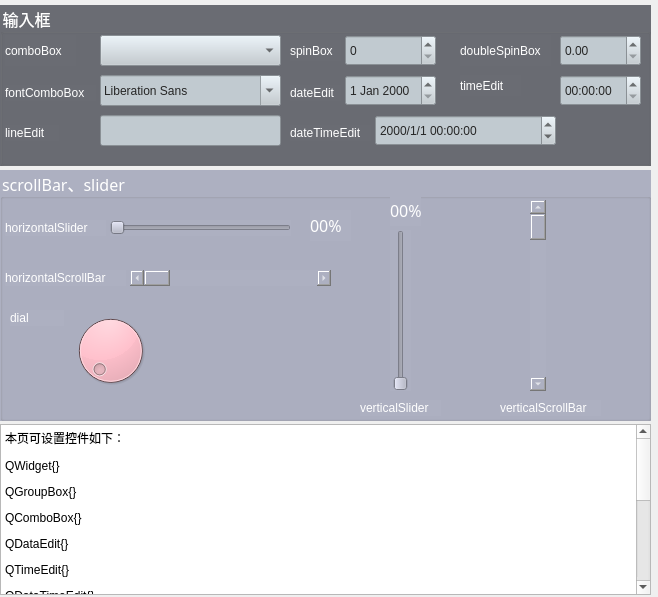
<?xml version="1.0" encoding="UTF-8"?>
<ui version="4.0">
 <class>InputGroup</class>
 <widget class="QWidget" name="InputGroup">
  <property name="geometry">
   <rect>
    <x>0</x>
    <y>0</y>
    <width>658</width>
    <height>597</height>
   </rect>
  </property>
  <property name="sizePolicy">
   <sizepolicy hsizetype="Expanding" vsizetype="Expanding">
    <horstretch>0</horstretch>
    <verstretch>0</verstretch>
   </sizepolicy>
  </property>
  <property name="windowTitle">
   <string>Form</string>
  </property>
  <widget class="QGroupBox" name="groupBox">
   <property name="geometry">
    <rect>
     <x>0</x>
     <y>5</y>
     <width>651</width>
     <height>161</height>
    </rect>
   </property>
   <property name="font">
    <font>
     <family>微软雅黑</family>
     <pointsize>12</pointsize>
    </font>
   </property>
   <property name="styleSheet">
    <string notr="true">color: rgb(255, 255, 255);
background-color: rgb(106, 108, 115);</string>
   </property>
   <property name="title">
    <string>输入框</string>
   </property>
   <widget class="QComboBox" name="comboBox">
    <property name="geometry">
     <rect>
      <x>100</x>
      <y>30</y>
      <width>181</width>
      <height>31</height>
     </rect>
    </property>
    <property name="styleSheet">
     <string notr="true">background-color: rgb(193, 202, 208);
font: 9pt &quot;微软雅黑&quot;;
color: rgb(38, 38, 38);</string>
    </property>
   </widget>
   <widget class="QFontComboBox" name="fontComboBox">
    <property name="geometry">
     <rect>
      <x>100</x>
      <y>70</y>
      <width>181</width>
      <height>31</height>
     </rect>
    </property>
    <property name="styleSheet">
     <string notr="true">background-color: rgb(193, 202, 208);
font: 9pt &quot;微软雅黑&quot;;
color: rgb(38, 38, 38);</string>
    </property>
   </widget>
   <widget class="QLineEdit" name="lineEdit">
    <property name="geometry">
     <rect>
      <x>100</x>
      <y>110</y>
      <width>181</width>
      <height>31</height>
     </rect>
    </property>
    <property name="styleSheet">
     <string notr="true">background-color: rgb(193, 202, 208);
font: 9pt &quot;微软雅黑&quot;;
color: rgb(38, 38, 38);</string>
    </property>
   </widget>
   <widget class="QDoubleSpinBox" name="doubleSpinBox">
    <property name="geometry">
     <rect>
      <x>560</x>
      <y>30</y>
      <width>81</width>
      <height>31</height>
     </rect>
    </property>
    <property name="styleSheet">
     <string notr="true">background-color: rgb(193, 202, 208);
font: 9pt &quot;微软雅黑&quot;;
color: rgb(38, 38, 38);</string>
    </property>
    <property name="decimals">
     <number>2</number>
    </property>
   </widget>
   <widget class="QDateEdit" name="dateEdit">
    <property name="geometry">
     <rect>
      <x>345</x>
      <y>70</y>
      <width>91</width>
      <height>31</height>
     </rect>
    </property>
    <property name="styleSheet">
     <string notr="true">background-color: rgb(193, 202, 208);
font: 9pt &quot;微软雅黑&quot;;
color: rgb(38, 38, 38);</string>
    </property>
   </widget>
   <widget class="QDateTimeEdit" name="dateTimeEdit">
    <property name="geometry">
     <rect>
      <x>375</x>
      <y>110</y>
      <width>181</width>
      <height>31</height>
     </rect>
    </property>
    <property name="styleSheet">
     <string notr="true">background-color: rgb(193, 202, 208);
font: 9pt &quot;微软雅黑&quot;;
color: rgb(38, 38, 38);</string>
    </property>
    <property name="displayFormat">
     <string>yyyy/M/d HH:mm:ss</string>
    </property>
   </widget>
   <widget class="QTimeEdit" name="timeEdit">
    <property name="geometry">
     <rect>
      <x>560</x>
      <y>70</y>
      <width>81</width>
      <height>31</height>
     </rect>
    </property>
    <property name="styleSheet">
     <string notr="true">background-color: rgb(193, 202, 208);
font: 9pt &quot;微软雅黑&quot;;
color: rgb(38, 38, 38);</string>
    </property>
    <property name="displayFormat">
     <string>HH:mm:ss</string>
    </property>
   </widget>
   <widget class="QSpinBox" name="spinBox">
    <property name="geometry">
     <rect>
      <x>345</x>
      <y>30</y>
      <width>91</width>
      <height>31</height>
     </rect>
    </property>
    <property name="styleSheet">
     <string notr="true">background-color: rgb(193, 202, 208);
font: 9pt &quot;微软雅黑&quot;;
color: rgb(38, 38, 38);</string>
    </property>
   </widget>
   <widget class="QLabel" name="label_3">
    <property name="geometry">
     <rect>
      <x>5</x>
      <y>30</y>
      <width>71</width>
      <height>31</height>
     </rect>
    </property>
    <property name="text">
     <string>comboBox</string>
    </property>
   </widget>
   <widget class="QLabel" name="label_4">
    <property name="geometry">
     <rect>
      <x>5</x>
      <y>80</y>
      <width>91</width>
      <height>16</height>
     </rect>
    </property>
    <property name="text">
     <string>fontComboBox</string>
    </property>
   </widget>
   <widget class="QLabel" name="label_5">
    <property name="geometry">
     <rect>
      <x>5</x>
      <y>120</y>
      <width>54</width>
      <height>16</height>
     </rect>
    </property>
    <property name="text">
     <string>lineEdit</string>
    </property>
   </widget>
   <widget class="QLabel" name="label_6">
    <property name="geometry">
     <rect>
      <x>290</x>
      <y>35</y>
      <width>51</width>
      <height>21</height>
     </rect>
    </property>
    <property name="text">
     <string>spinBox</string>
    </property>
   </widget>
   <widget class="QLabel" name="label_7">
    <property name="geometry">
     <rect>
      <x>290</x>
      <y>80</y>
      <width>51</width>
      <height>16</height>
     </rect>
    </property>
    <property name="text">
     <string>dateEdit</string>
    </property>
   </widget>
   <widget class="QLabel" name="label_8">
    <property name="geometry">
     <rect>
      <x>290</x>
      <y>120</y>
      <width>81</width>
      <height>16</height>
     </rect>
    </property>
    <property name="text">
     <string>dateTimeEdit</string>
    </property>
   </widget>
   <widget class="QLabel" name="label_9">
    <property name="geometry">
     <rect>
      <x>460</x>
      <y>30</y>
      <width>91</width>
      <height>31</height>
     </rect>
    </property>
    <property name="text">
     <string>doubleSpinBox</string>
    </property>
   </widget>
   <widget class="QLabel" name="label_10">
    <property name="geometry">
     <rect>
      <x>460</x>
      <y>70</y>
      <width>61</width>
      <height>21</height>
     </rect>
    </property>
    <property name="text">
     <string>timeEdit</string>
    </property>
   </widget>
  </widget>
  <widget class="QGroupBox" name="groupBox_2">
   <property name="geometry">
    <rect>
     <x>0</x>
     <y>170</y>
     <width>651</width>
     <height>251</height>
    </rect>
   </property>
   <property name="font">
    <font>
     <family>微软雅黑</family>
     <pointsize>12</pointsize>
    </font>
   </property>
   <property name="styleSheet">
    <string notr="true">background-color: rgb(173, 176, 193);
color: rgb(255, 255, 255);</string>
   </property>
   <property name="title">
    <string>scrollBar、slider</string>
   </property>
   <widget class="QScrollBar" name="horizontalScrollBar">
    <property name="geometry">
     <rect>
      <x>130</x>
      <y>100</y>
      <width>201</width>
      <height>16</height>
     </rect>
    </property>
    <property name="orientation">
     <enum>Qt::Orientation::Horizontal</enum>
    </property>
   </widget>
   <widget class="QSlider" name="horizontalSlider">
    <property name="geometry">
     <rect>
      <x>110</x>
      <y>50</y>
      <width>181</width>
      <height>16</height>
     </rect>
    </property>
    <property name="orientation">
     <enum>Qt::Orientation::Horizontal</enum>
    </property>
   </widget>
   <widget class="QSlider" name="verticalSlider">
    <property name="geometry">
     <rect>
      <x>390</x>
      <y>60</y>
      <width>21</width>
      <height>161</height>
     </rect>
    </property>
    <property name="orientation">
     <enum>Qt::Orientation::Vertical</enum>
    </property>
   </widget>
   <widget class="QScrollBar" name="verticalScrollBar">
    <property name="geometry">
     <rect>
      <x>530</x>
      <y>30</y>
      <width>16</width>
      <height>191</height>
     </rect>
    </property>
    <property name="orientation">
     <enum>Qt::Orientation::Vertical</enum>
    </property>
   </widget>
   <widget class="QDial" name="dial">
    <property name="geometry">
     <rect>
      <x>50</x>
      <y>140</y>
      <width>121</width>
      <height>81</height>
     </rect>
    </property>
    <property name="styleSheet">
     <string notr="true">QDial {
    /* 整体背景 */
    background: pink;
    border: 2px solid #606060;
    border-radius: 50%;  /* 圆形 */
    width: 80px;
    height: 80px;
}

QDial::groove {
    /* 凹槽样式（刻度背景） */
    background: qradialgradient(
        cx: 0.5, cy: 0.5,
        radius: 0.5,
        fx: 0.5, fy: 0.5,
        stop: 0.6 #505050,
        stop: 0.8 transparent
    );
    width: 6px;          /* 凹槽宽度 */
    border-radius: 3px;  /* 圆角 */
}

QDial::handle {
    /* 手柄样式 */
    background: qradialgradient(
        cx: 0.5, cy: 0.5,
        radius: 0.4,
        fx: 0.5, fy: 0.5,
        stop: 0.6 #FFFFFF,
        stop: 0.7 #C0C0C0
    );
    width: 16px;
    height: 16px;
    border: 2px solid #808080;
    border-radius: 8px;  /* 圆形 */
}

/* 悬停时手柄颜色 */
QDial::handle:hover {
    background: qradialgradient(
        cx: 0.5, cy: 0.5,
        radius: 0.4,
        fx: 0.5, fy: 0.5,
        stop: 0.6 #E0E0E0,
        stop: 0.7 #A0A0A0
    );
}

/* 按下时手柄颜色 */
QDial::handle:pressed {
    background: qradialgradient(
        cx: 0.5, cy: 0.5,
        radius: 0.4,
        fx: 0.5, fy: 0.5,
        stop: 0.6 #C0C0C0,
        stop: 0.7 #808080
    );
}</string>
    </property>
   </widget>
   <widget class="QLabel" name="label">
    <property name="geometry">
     <rect>
      <x>310</x>
      <y>40</y>
      <width>41</width>
      <height>31</height>
     </rect>
    </property>
    <property name="font">
     <font>
      <family>楷体</family>
      <pointsize>12</pointsize>
     </font>
    </property>
    <property name="text">
     <string>00%</string>
    </property>
   </widget>
   <widget class="QLabel" name="label_2">
    <property name="geometry">
     <rect>
      <x>390</x>
      <y>25</y>
      <width>31</width>
      <height>31</height>
     </rect>
    </property>
    <property name="font">
     <font>
      <family>楷体</family>
      <pointsize>12</pointsize>
     </font>
    </property>
    <property name="text">
     <string>00%</string>
    </property>
   </widget>
   <widget class="QLabel" name="label_11">
    <property name="geometry">
     <rect>
      <x>5</x>
      <y>50</y>
      <width>101</width>
      <height>16</height>
     </rect>
    </property>
    <property name="text">
     <string>horizontalSlider</string>
    </property>
   </widget>
   <widget class="QLabel" name="label_12">
    <property name="geometry">
     <rect>
      <x>5</x>
      <y>100</y>
      <width>121</width>
      <height>16</height>
     </rect>
    </property>
    <property name="text">
     <string>horizontalScrollBar</string>
    </property>
   </widget>
   <widget class="QLabel" name="label_13">
    <property name="geometry">
     <rect>
      <x>10</x>
      <y>140</y>
      <width>54</width>
      <height>16</height>
     </rect>
    </property>
    <property name="text">
     <string>dial</string>
    </property>
   </widget>
   <widget class="QLabel" name="label_14">
    <property name="geometry">
     <rect>
      <x>360</x>
      <y>230</y>
      <width>81</width>
      <height>16</height>
     </rect>
    </property>
    <property name="text">
     <string>verticalSlider</string>
    </property>
   </widget>
   <widget class="QLabel" name="label_15">
    <property name="geometry">
     <rect>
      <x>500</x>
      <y>230</y>
      <width>101</width>
      <height>16</height>
     </rect>
    </property>
    <property name="text">
     <string>verticalScrollBar</string>
    </property>
   </widget>
  </widget>
  <widget class="QTextBrowser" name="textBrowser">
   <property name="geometry">
    <rect>
     <x>0</x>
     <y>424</y>
     <width>651</width>
     <height>171</height>
    </rect>
   </property>
   <property name="html">
    <string>&lt;!DOCTYPE HTML PUBLIC &quot;-//W3C//DTD HTML 4.0//EN&quot; &quot;http://www.w3.org/TR/REC-html40/strict.dtd&quot;&gt;
&lt;html&gt;&lt;head&gt;&lt;meta name=&quot;qrichtext&quot; content=&quot;1&quot; /&gt;&lt;meta charset=&quot;utf-8&quot; /&gt;&lt;style type=&quot;text/css&quot;&gt;
p, li { white-space: pre-wrap; }
hr { height: 1px; border-width: 0; }
li.unchecked::marker { content: &quot;\2610&quot;; }
li.checked::marker { content: &quot;\2612&quot;; }
&lt;/style&gt;&lt;/head&gt;&lt;body style=&quot; font-family:'Microsoft YaHei UI'; font-size:9pt; font-weight:400; font-style:normal;&quot;&gt;
&lt;p style=&quot; margin-top:12px; margin-bottom:12px; margin-left:0px; margin-right:0px; -qt-block-indent:0; text-indent:0px;&quot;&gt;本页可设置控件如下：&lt;/p&gt;
&lt;p style=&quot; margin-top:12px; margin-bottom:12px; margin-left:0px; margin-right:0px; -qt-block-indent:0; text-indent:0px;&quot;&gt;QWidget{}&lt;/p&gt;
&lt;p style=&quot; margin-top:12px; margin-bottom:12px; margin-left:0px; margin-right:0px; -qt-block-indent:0; text-indent:0px;&quot;&gt;QGroupBox{}&lt;/p&gt;
&lt;p style=&quot; margin-top:12px; margin-bottom:12px; margin-left:0px; margin-right:0px; -qt-block-indent:0; text-indent:0px;&quot;&gt;QComboBox{}&lt;/p&gt;
&lt;p style=&quot; margin-top:12px; margin-bottom:12px; margin-left:0px; margin-right:0px; -qt-block-indent:0; text-indent:0px;&quot;&gt;QDataEdit{}&lt;/p&gt;
&lt;p style=&quot; margin-top:12px; margin-bottom:12px; margin-left:0px; margin-right:0px; -qt-block-indent:0; text-indent:0px;&quot;&gt;QTimeEdit{}&lt;/p&gt;
&lt;p style=&quot; margin-top:12px; margin-bottom:12px; margin-left:0px; margin-right:0px; -qt-block-indent:0; text-indent:0px;&quot;&gt;QDataTimeEdit{}&lt;/p&gt;
&lt;p style=&quot; margin-top:12px; margin-bottom:12px; margin-left:0px; margin-right:0px; -qt-block-indent:0; text-indent:0px;&quot;&gt;QSpinBox{}&lt;/p&gt;
&lt;p style=&quot; margin-top:12px; margin-bottom:12px; margin-left:0px; margin-right:0px; -qt-block-indent:0; text-indent:0px;&quot;&gt;QDoubleSpinBox{}&lt;/p&gt;
&lt;p style=&quot; margin-top:12px; margin-bottom:12px; margin-left:0px; margin-right:0px; -qt-block-indent:0; text-indent:0px;&quot;&gt;QFontComboBox{}&lt;/p&gt;
&lt;p style=&quot; margin-top:12px; margin-bottom:12px; margin-left:0px; margin-right:0px; -qt-block-indent:0; text-indent:0px;&quot;&gt;QLineEdit{}&lt;/p&gt;
&lt;p style=&quot; margin-top:12px; margin-bottom:12px; margin-left:0px; margin-right:0px; -qt-block-indent:0; text-indent:0px;&quot;&gt;QSlider{}&lt;/p&gt;
&lt;p style=&quot; margin-top:12px; margin-bottom:12px; margin-left:0px; margin-right:0px; -qt-block-indent:0; text-indent:0px;&quot;&gt;QScrollBar{}&lt;/p&gt;
&lt;p style=&quot; margin-top:12px; margin-bottom:12px; margin-left:0px; margin-right:0px; -qt-block-indent:0; text-indent:0px;&quot;&gt;QDial{}&lt;/p&gt;
&lt;p style=&quot; margin-top:12px; margin-bottom:12px; margin-left:0px; margin-right:0px; -qt-block-indent:0; text-indent:0px;&quot;&gt;QTextBrowser{}&lt;/p&gt;&lt;/body&gt;&lt;/html&gt;</string>
   </property>
  </widget>
 </widget>
 <resources/>
 <connections/>
</ui>
